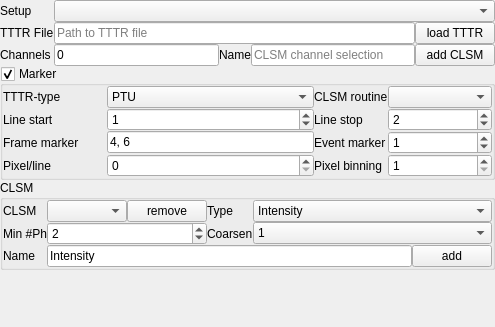
         <widget class="QDockWidget" name="dockWidget">
          <property name="sizePolicy">
           <sizepolicy hsizetype="Preferred" vsizetype="Minimum">
            <horstretch>0</horstretch>
            <verstretch>0</verstretch>
           </sizepolicy>
          </property>
          <property name="minimumSize">
           <size>
            <width>495</width>
            <height>327</height>
           </size>
          </property>
          <property name="floating">
           <bool>false</bool>
          </property>
          <property name="features">
           <set>QDockWidget::DockWidgetFloatable|QDockWidget::DockWidgetMovable</set>
          </property>
          <property name="allowedAreas">
           <set>Qt::AllDockWidgetAreas</set>
          </property>
          <property name="windowTitle">
           <string>Load CLSM data</string>
          </property>
          <widget class="QWidget" name="dockWidgetContents">
           <layout class="QVBoxLayout" name="verticalLayout_2">
            <property name="spacing">
             <number>0</number>
            </property>
            <property name="leftMargin">
             <number>0</number>
            </property>
            <property name="topMargin">
             <number>0</number>
            </property>
            <property name="rightMargin">
             <number>0</number>
            </property>
            <property name="bottomMargin">
             <number>0</number>
            </property>
            <item>
             <layout class="QGridLayout" name="gridLayout_6">
              <property name="spacing">
               <number>0</number>
              </property>
              <item row="2" column="0">
               <widget class="QLabel" name="label">
                <property name="sizePolicy">
                 <sizepolicy hsizetype="Fixed" vsizetype="Preferred">
                  <horstretch>0</horstretch>
                  <verstretch>0</verstretch>
                 </sizepolicy>
                </property>
                <property name="text">
                 <string>Channels</string>
                </property>
               </widget>
              </item>
              <item row="2" column="1">
               <widget class="QLineEdit" name="lineEdit_3">
                <property name="sizePolicy">
                 <sizepolicy hsizetype="Minimum" vsizetype="Fixed">
                  <horstretch>0</horstretch>
                  <verstretch>0</verstretch>
                 </sizepolicy>
                </property>
                <property name="toolTip">
                 <string>&lt;html&gt;&lt;head/&gt;&lt;body&gt;&lt;p&gt;List of channel numbers. The channel numbers should be separated by commas&lt;/p&gt;&lt;/body&gt;&lt;/html&gt;</string>
                </property>
                <property name="text">
                 <string>0</string>
                </property>
               </widget>
              </item>
              <item row="1" column="0">
               <widget class="QLabel" name="label_2">
                <property name="sizePolicy">
                 <sizepolicy hsizetype="Fixed" vsizetype="Preferred">
                  <horstretch>0</horstretch>
                  <verstretch>0</verstretch>
                 </sizepolicy>
                </property>
                <property name="text">
                 <string>TTTR File</string>
                </property>
               </widget>
              </item>
              <item row="0" column="0">
               <widget class="QLabel" name="label_14">
                <property name="text">
                 <string>Setup</string>
                </property>
               </widget>
              </item>
              <item row="2" column="2">
               <widget class="QLabel" name="label_19">
                <property name="sizePolicy">
                 <sizepolicy hsizetype="Fixed" vsizetype="Preferred">
                  <horstretch>0</horstretch>
                  <verstretch>0</verstretch>
                 </sizepolicy>
                </property>
                <property name="text">
                 <string>Name</string>
                </property>
               </widget>
              </item>
              <item row="2" column="3">
               <widget class="QLineEdit" name="lineEdit_6">
                <property name="sizePolicy">
                 <sizepolicy hsizetype="Minimum" vsizetype="Fixed">
                  <horstretch>0</horstretch>
                  <verstretch>0</verstretch>
                 </sizepolicy>
                </property>
                <property name="toolTip">
                 <string>&lt;html&gt;&lt;head/&gt;&lt;body&gt;&lt;p&gt;Name of the added CLSM dataset (a CLSM dataset assign TTTR event indices to pixels in an image).&lt;/p&gt;&lt;/body&gt;&lt;/html&gt;</string>
                </property>
                <property name="text">
                 <string/>
                </property>
                <property name="placeholderText">
                 <string>CLSM channel selection</string>
                </property>
               </widget>
              </item>
              <item row="2" column="4">
               <widget class="QPushButton" name="pushButton_13">
                <property name="sizePolicy">
                 <sizepolicy hsizetype="Minimum" vsizetype="Fixed">
                  <horstretch>0</horstretch>
                  <verstretch>0</verstretch>
                 </sizepolicy>
                </property>
                <property name="toolTip">
                 <string>&lt;html&gt;&lt;head/&gt;&lt;body&gt;&lt;p&gt;Assigns photons that with routing channel numbers specidied to the right to pixels.&lt;/p&gt;&lt;/body&gt;&lt;/html&gt;</string>
                </property>
                <property name="text">
                 <string>add CLSM</string>
                </property>
               </widget>
              </item>
              <item row="0" column="1" colspan="4">
               <widget class="QComboBox" name="comboBox_5">
                <property name="sizePolicy">
                 <sizepolicy hsizetype="Minimum" vsizetype="Fixed">
                  <horstretch>0</horstretch>
                  <verstretch>0</verstretch>
                 </sizepolicy>
                </property>
               </widget>
              </item>
              <item row="1" column="1" colspan="3">
               <widget class="QLineEdit" name="lineEdit">
                <property name="sizePolicy">
                 <sizepolicy hsizetype="Minimum" vsizetype="Fixed">
                  <horstretch>0</horstretch>
                  <verstretch>0</verstretch>
                 </sizepolicy>
                </property>
                <property name="toolTip">
                 <string>Either paste the path to a TTTR file and click on load or click on load.</string>
                </property>
                <property name="placeholderText">
                 <string>Path to TTTR file</string>
                </property>
               </widget>
              </item>
              <item row="1" column="4">
               <widget class="QPushButton" name="pushButton_12">
                <property name="sizePolicy">
                 <sizepolicy hsizetype="Fixed" vsizetype="Fixed">
                  <horstretch>0</horstretch>
                  <verstretch>0</verstretch>
                 </sizepolicy>
                </property>
                <property name="toolTip">
                 <string>&lt;html&gt;&lt;head/&gt;&lt;body&gt;&lt;p&gt;Load TTTR data of a file. If the line to the left points to an existing file, the file is processed as a TTTR file.&lt;/p&gt;&lt;/body&gt;&lt;/html&gt;</string>
                </property>
                <property name="text">
                 <string>load TTTR</string>
                </property>
               </widget>
              </item>
             </layout>
            </item>
            <item>
             <widget class="QGroupBox" name="groupBox_2">
              <property name="sizePolicy">
               <sizepolicy hsizetype="Minimum" vsizetype="Minimum">
                <horstretch>0</horstretch>
                <verstretch>0</verstretch>
               </sizepolicy>
              </property>
              <property name="title">
               <string>Marker </string>
              </property>
              <property name="checkable">
               <bool>true</bool>
              </property>
              <layout class="QVBoxLayout" name="verticalLayout_14">
               <property name="spacing">
                <number>0</number>
               </property>
               <property name="leftMargin">
                <number>0</number>
               </property>
               <property name="topMargin">
                <number>0</number>
               </property>
               <property name="rightMargin">
                <number>0</number>
               </property>
               <property name="bottomMargin">
                <number>0</number>
               </property>
               <item>
                <widget class="QWidget" name="widget_3" native="true">
                 <layout class="QGridLayout" name="gridLayout_4">
                  <property name="leftMargin">
                   <number>0</number>
                  </property>
                  <property name="topMargin">
                   <number>0</number>
                  </property>
                  <property name="rightMargin">
                   <number>0</number>
                  </property>
                  <property name="bottomMargin">
                   <number>0</number>
                  </property>
                  <property name="spacing">
                   <number>0</number>
                  </property>
                  <item row="0" column="4">
                   <widget class="QComboBox" name="comboBox">
                    <property name="sizePolicy">
                     <sizepolicy hsizetype="Minimum" vsizetype="Fixed">
                      <horstretch>0</horstretch>
                      <verstretch>0</verstretch>
                     </sizepolicy>
                    </property>
                    <property name="toolTip">
                     <string>&lt;html&gt;&lt;head/&gt;&lt;body&gt;&lt;p&gt;The routine used to process the line and frame markers&lt;/p&gt;&lt;/body&gt;&lt;/html&gt;</string>
                    </property>
                   </widget>
                  </item>
                  <item row="0" column="3">
                   <widget class="QLabel" name="label_11">
                    <property name="sizePolicy">
                     <sizepolicy hsizetype="Fixed" vsizetype="Preferred">
                      <horstretch>0</horstretch>
                      <verstretch>0</verstretch>
                     </sizepolicy>
                    </property>
                    <property name="text">
                     <string>CLSM routine</string>
                    </property>
                   </widget>
                  </item>
                  <item row="0" column="1" colspan="2">
                   <widget class="QComboBox" name="comboBox_4">
                    <property name="sizePolicy">
                     <sizepolicy hsizetype="Minimum" vsizetype="Fixed">
                      <horstretch>0</horstretch>
                      <verstretch>0</verstretch>
                     </sizepolicy>
                    </property>
                    <item>
                     <property name="text">
                      <string>PTU</string>
                     </property>
                    </item>
                    <item>
                     <property name="text">
                      <string>HT3</string>
                     </property>
                    </item>
                   </widget>
                  </item>
                  <item row="0" column="0">
                   <widget class="QLabel" name="label_8">
                    <property name="text">
                     <string>TTTR-type</string>
                    </property>
                   </widget>
                  </item>
                  <item row="1" column="0">
                   <widget class="QLabel" name="label_5">
                    <property name="sizePolicy">
                     <sizepolicy hsizetype="Minimum" vsizetype="Preferred">
                      <horstretch>0</horstretch>
                      <verstretch>0</verstretch>
                     </sizepolicy>
                    </property>
                    <property name="text">
                     <string>Line start</string>
                    </property>
                   </widget>
                  </item>
                  <item row="3" column="0">
                   <widget class="QLabel" name="label_10">
                    <property name="text">
                     <string>Pixel/line</string>
                    </property>
                   </widget>
                  </item>
                  <item row="1" column="3">
                   <widget class="QLabel" name="label_6">
                    <property name="sizePolicy">
                     <sizepolicy hsizetype="Minimum" vsizetype="Preferred">
                      <horstretch>0</horstretch>
                      <verstretch>0</verstretch>
                     </sizepolicy>
                    </property>
                    <property name="text">
                     <string>Line stop</string>
                    </property>
                   </widget>
                  </item>
                  <item row="3" column="4">
                   <widget class="QSpinBox" name="spinBox_3">
                    <property name="minimum">
                     <number>1</number>
                    </property>
                    <property name="value">
                     <number>1</number>
                    </property>
                   </widget>
                  </item>
                  <item row="2" column="0">
                   <widget class="QLabel" name="label_4">
                    <property name="sizePolicy">
                     <sizepolicy hsizetype="Minimum" vsizetype="Preferred">
                      <horstretch>0</horstretch>
                      <verstretch>0</verstretch>
                     </sizepolicy>
                    </property>
                    <property name="text">
                     <string>Frame marker</string>
                    </property>
                   </widget>
                  </item>
                  <item row="2" column="1" colspan="2">
                   <widget class="QLineEdit" name="lineEdit_2">
                    <property name="sizePolicy">
                     <sizepolicy hsizetype="Preferred" vsizetype="Fixed">
                      <horstretch>0</horstretch>
                      <verstretch>0</verstretch>
                     </sizepolicy>
                    </property>
                    <property name="toolTip">
                     <string>&lt;html&gt;&lt;head/&gt;&lt;body&gt;&lt;p&gt;List of marker numbers that are separated by commas.&lt;/p&gt;&lt;/body&gt;&lt;/html&gt;</string>
                    </property>
                    <property name="text">
                     <string>4, 6</string>
                    </property>
                   </widget>
                  </item>
                  <item row="2" column="3">
                   <widget class="QLabel" name="label_7">
                    <property name="sizePolicy">
                     <sizepolicy hsizetype="Minimum" vsizetype="Preferred">
                      <horstretch>0</horstretch>
                      <verstretch>0</verstretch>
                     </sizepolicy>
                    </property>
                    <property name="text">
                     <string>Event marker</string>
                    </property>
                   </widget>
                  </item>
                  <item row="3" column="3">
                   <widget class="QLabel" name="label_16">
                    <property name="text">
                     <string>Pixel binning</string>
                    </property>
                   </widget>
                  </item>
                  <item row="3" column="1" colspan="2">
                   <widget class="QSpinBox" name="spinBox_7">
                    <property name="toolTip">
                     <string>&lt;html&gt;&lt;head/&gt;&lt;body&gt;&lt;p&gt;If this value is set to zero the number of pixels per line will correspond to the number of lines.&lt;/p&gt;&lt;/body&gt;&lt;/html&gt;</string>
                    </property>
                    <property name="maximum">
                     <number>4096</number>
                    </property>
                    <property name="value">
                     <number>0</number>
                    </property>
                   </widget>
                  </item>
                  <item row="1" column="1" colspan="2">
                   <widget class="QSpinBox" name="spinBox_4">
                    <property name="value">
                     <number>1</number>
                    </property>
                   </widget>
                  </item>
                  <item row="2" column="4">
                   <widget class="QSpinBox" name="spinBox_6">
                    <property name="sizePolicy">
                     <sizepolicy hsizetype="Preferred" vsizetype="Fixed">
                      <horstretch>0</horstretch>
                      <verstretch>0</verstretch>
                     </sizepolicy>
                    </property>
                    <property name="value">
                     <number>1</number>
                    </property>
                   </widget>
                  </item>
                  <item row="1" column="4">
                   <widget class="QSpinBox" name="spinBox_5">
                    <property name="value">
                     <number>2</number>
                    </property>
                   </widget>
                  </item>
                 </layout>
                </widget>
               </item>
              </layout>
             </widget>
            </item>
            <item>
             <widget class="QGroupBox" name="groupBox_3">
              <property name="sizePolicy">
               <sizepolicy hsizetype="Minimum" vsizetype="Fixed">
                <horstretch>0</horstretch>
                <verstretch>0</verstretch>
               </sizepolicy>
              </property>
              <property name="title">
               <string>CLSM</string>
              </property>
              <layout class="QGridLayout" name="gridLayout">
               <property name="leftMargin">
                <number>0</number>
               </property>
               <property name="topMargin">
                <number>0</number>
               </property>
               <property name="rightMargin">
                <number>0</number>
               </property>
               <property name="bottomMargin">
                <number>0</number>
               </property>
               <property name="spacing">
                <number>0</number>
               </property>
               <item row="0" column="0">
                <widget class="QLabel" name="label_9">
                 <property name="text">
                  <string>CLSM</string>
                 </property>
                </widget>
               </item>
               <item row="0" column="2">
                <widget class="QPushButton" name="pushButton_14">
                 <property name="sizePolicy">
                  <sizepolicy hsizetype="Fixed" vsizetype="Fixed">
                   <horstretch>0</horstretch>
                   <verstretch>0</verstretch>
                  </sizepolicy>
                 </property>
                 <property name="text">
                  <string>remove</string>
                 </property>
                </widget>
               </item>
               <item row="0" column="1">
                <widget class="QComboBox" name="comboBox_9">
                 <property name="sizePolicy">
                  <sizepolicy hsizetype="Minimum" vsizetype="Fixed">
                   <horstretch>0</horstretch>
                   <verstretch>0</verstretch>
                  </sizepolicy>
                 </property>
                </widget>
               </item>
               <item row="3" column="0">
                <widget class="QLabel" name="label_21">
                 <property name="sizePolicy">
                  <sizepolicy hsizetype="Fixed" vsizetype="Preferred">
                   <horstretch>0</horstretch>
                   <verstretch>0</verstretch>
                  </sizepolicy>
                 </property>
                 <property name="text">
                  <string>Name</string>
                 </property>
                </widget>
               </item>
               <item row="0" column="3">
                <widget class="QLabel" name="label_12">
                 <property name="sizePolicy">
                  <sizepolicy hsizetype="Fixed" vsizetype="Preferred">
                   <horstretch>0</horstretch>
                   <verstretch>0</verstretch>
                  </sizepolicy>
                 </property>
                 <property name="text">
                  <string>Type</string>
                 </property>
                </widget>
               </item>
               <item row="1" column="1" colspan="2">
                <widget class="QSpinBox" name="spinBox">
                 <property name="toolTip">
                  <string>&lt;html&gt;&lt;head/&gt;&lt;body&gt;&lt;p&gt;The minimum number of photons in a pixel. For pixels with less photons no mean micro time is calculated.&lt;/p&gt;&lt;/body&gt;&lt;/html&gt;</string>
                 </property>
                 <property name="value">
                  <number>2</number>
                 </property>
                </widget>
               </item>
               <item row="1" column="3">
                <widget class="QLabel" name="label_18">
                 <property name="sizePolicy">
                  <sizepolicy hsizetype="Fixed" vsizetype="Preferred">
                   <horstretch>0</horstretch>
                   <verstretch>0</verstretch>
                  </sizepolicy>
                 </property>
                 <property name="text">
                  <string>Coarsen</string>
                 </property>
                </widget>
               </item>
               <item row="1" column="0">
                <widget class="QLabel" name="label_15">
                 <property name="sizePolicy">
                  <sizepolicy hsizetype="Minimum" vsizetype="Preferred">
                   <horstretch>0</horstretch>
                   <verstretch>0</verstretch>
                  </sizepolicy>
                 </property>
                 <property name="text">
                  <string>Min #Ph</string>
                 </property>
                </widget>
               </item>
               <item row="1" column="4" colspan="3">
                <widget class="QComboBox" name="comboBox_6">
                 <property name="sizePolicy">
                  <sizepolicy hsizetype="Minimum" vsizetype="Fixed">
                   <horstretch>0</horstretch>
                   <verstretch>0</verstretch>
                  </sizepolicy>
                 </property>
                 <item>
                  <property name="text">
                   <string>1</string>
                  </property>
                 </item>
                 <item>
                  <property name="text">
                   <string>2</string>
                  </property>
                 </item>
                 <item>
                  <property name="text">
                   <string>4</string>
                  </property>
                 </item>
                 <item>
                  <property name="text">
                   <string>8</string>
                  </property>
                 </item>
                 <item>
                  <property name="text">
                   <string>16</string>
                  </property>
                 </item>
                </widget>
               </item>
               <item row="3" column="6">
                <widget class="QPushButton" name="pushButton">
                 <property name="sizePolicy">
                  <sizepolicy hsizetype="Fixed" vsizetype="Fixed">
                   <horstretch>0</horstretch>
                   <verstretch>0</verstretch>
                  </sizepolicy>
                 </property>
                 <property name="toolTip">
                  <string>&lt;html&gt;&lt;head/&gt;&lt;body&gt;&lt;p&gt;Add a representation of the data conatined in the CLSM image.&lt;/p&gt;&lt;/body&gt;&lt;/html&gt;</string>
                 </property>
                 <property name="text">
                  <string>add</string>
                 </property>
                </widget>
               </item>
               <item row="3" column="1" colspan="5">
                <widget class="QLineEdit" name="lineEdit_4">
                 <property name="sizePolicy">
                  <sizepolicy hsizetype="MinimumExpanding" vsizetype="Fixed">
                   <horstretch>0</horstretch>
                   <verstretch>0</verstretch>
                  </sizepolicy>
                 </property>
                 <property name="toolTip">
                  <string>&lt;html&gt;&lt;head/&gt;&lt;body&gt;&lt;p&gt;The name by which the image is referred to.&lt;/p&gt;&lt;/body&gt;&lt;/html&gt;</string>
                 </property>
                 <property name="text">
                  <string>Intensity</string>
                 </property>
                 <property name="placeholderText">
                  <string>Image name</string>
                 </property>
                </widget>
               </item>
               <item row="0" column="4" colspan="3">
                <widget class="QComboBox" name="comboBox_3">
                 <property name="sizePolicy">
                  <sizepolicy hsizetype="MinimumExpanding" vsizetype="Fixed">
                   <horstretch>0</horstretch>
                   <verstretch>0</verstretch>
                  </sizepolicy>
                 </property>
                 <item>
                  <property name="text">
                   <string>Intensity</string>
                  </property>
                 </item>
                 <item>
                  <property name="text">
                   <string>Mean micro time</string>
                  </property>
                 </item>
                 <item>
                  <property name="text">
                   <string>Intensity, Mean micro time</string>
                  </property>
                 </item>
                </widget>
               </item>
              </layout>
             </widget>
            </item>
            <item>
             <spacer name="verticalSpacer">
              <property name="orientation">
               <enum>Qt::Vertical</enum>
              </property>
              <property name="sizeHint" stdset="0">
               <size>
                <width>20</width>
                <height>21</height>
               </size>
              </property>
             </spacer>
            </item>
           </layout>
          </widget>
         </widget>
